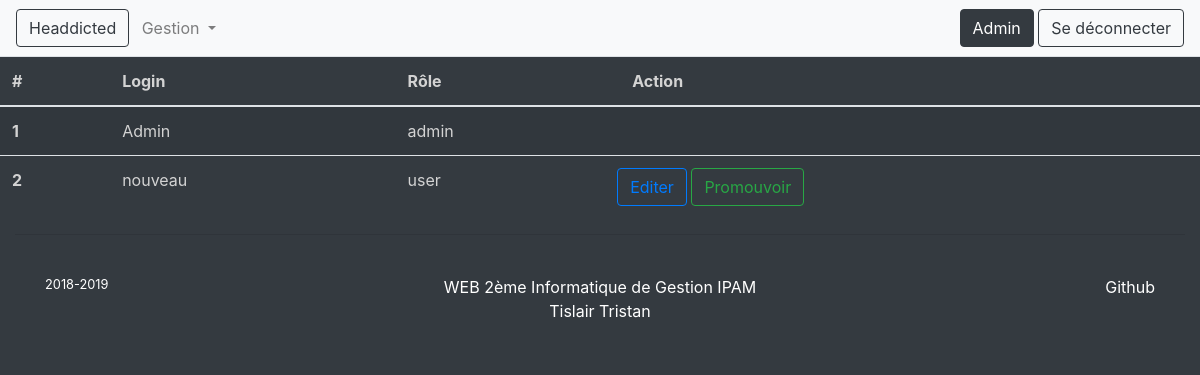
Screenshot of /users (signed in) with the database file from the repository.
### tables this page shows
CREATE TABLE `user` (
  `id` INT(11) NOT NULL,
  `login` VARCHAR(255) NOT NULL,
  `password` VARCHAR(255) NOT NULL,
  `role_id` INT(11) NOT NULL DEFAULT '2',
  images VARCHAR(100) NOT NULL 
);

CREATE TABLE `role` (
  `id` INT(11) NOT NULL,
  `name` VARCHAR(255) NOT NULL
);

### controllers/users.php (called while the page is built, shortened)
<?php
require_once ('models/user.php');
$users = getUsers();
include 'views/users.php';
?>

### models/user.php (called while the page is built, shortened)
<?php
function getUsers() {
    $db = getDb();
    $response = $db->query('SELECT r.name, u.* FROM `user` AS u JOIN role AS r ON role_id = r.id; ');
    $datas = $response->fetchAll();
    return $datas;
}
?>

### views/users.php (the view, shortened to what this page needs)
<table class="table table-hover table-striped" style="color: lightgrey">
    <thead>
        <tr>
            <th scope="col">#</th>
            <th scope="col">Login</th>
            <th scope="col">Rôle</th>
            <th scope="col">Action</th>
        </tr>
    </thead>
    <tbody>
        <?php foreach($users as $user):?>
        <tr>
            <th scope="row"><?=$user['id']?></th>
            <td><?=$user['login']?></td>
            <td><?=$user['name']?></td>
            <td>
                <div class="row">
                  <?php if($_SESSION['login'] != $user['login']):?>
                    <form action="user">
                        <button class="btn btn-outline-primary" type="submit">Editer</button>
                    </form>
                    <form method="get" action="promote">
                        <?php
                        if($user['role_id']==2){
                          echo '<button class="btn btn-outline-success" type="submit">Promouvoir</button>';
                        }
                        else{
                          echo '<button class="btn btn-outline-warning" type="submit">Rétrograder</button>';
                        }
                        ?>
                    </form>
                    <?php endif ?>
                </div>
            </td>
        </tr>
        <?php endforeach ?>
    </tbody>
</table>
<?php
include 'includes/layout.php';
?>

### rows the page displays
user: id "1", login "Admin", role.name "admin"
user: id "2", login "nouveau", role.name "user", shows "Promouvoir"

### other values shown
$_SESSION['login'] "Admin"
